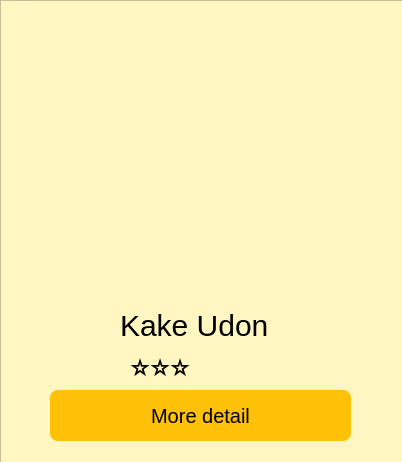
<?xml version="1.0" encoding="UTF-8"?>
<ui version="4.0">
 <class>Form</class>
 <widget class="QWidget" name="Form">
  <property name="geometry">
   <rect>
    <x>0</x>
    <y>0</y>
    <width>402</width>
    <height>462</height>
   </rect>
  </property>
  <property name="windowTitle">
   <string>Form</string>
  </property>
  <widget class="QFrame" name="frame">
   <property name="geometry">
    <rect>
     <x>0</x>
     <y>0</y>
     <width>431</width>
     <height>491</height>
    </rect>
   </property>
   <property name="styleSheet">
    <string notr="true">background: rgb(255, 246, 194)</string>
   </property>
   <property name="frameShape">
    <enum>QFrame::Shape::StyledPanel</enum>
   </property>
   <property name="frameShadow">
    <enum>QFrame::Shadow::Raised</enum>
   </property>
   <widget class="QPushButton" name="pushButton_detail">
    <property name="geometry">
     <rect>
      <x>50</x>
      <y>390</y>
      <width>301</width>
      <height>51</height>
     </rect>
    </property>
    <property name="styleSheet">
     <string notr="true">background-color: #FFC107;  /* Bright yellow */
    color: #000000;             /* Black text */
    font-size: 20px;
    border: none;
    border-radius: 8px;         /* Rounded corners */
    padding: 5px 0;</string>
    </property>
    <property name="text">
     <string>More detail</string>
    </property>
   </widget>
   <widget class="QLabel" name="label_rating">
    <property name="geometry">
     <rect>
      <x>130</x>
      <y>340</y>
      <width>151</width>
      <height>51</height>
     </rect>
    </property>
    <property name="styleSheet">
     <string notr="true">font-size: 30px;
background-color: none</string>
    </property>
    <property name="text">
     <string>⭐⭐⭐</string>
    </property>
   </widget>
   <widget class="QLabel" name="label_picture">
    <property name="geometry">
     <rect>
      <x>-70</x>
      <y>-50</y>
      <width>531</width>
      <height>431</height>
     </rect>
    </property>
    <property name="styleSheet">
     <string notr="true">background-color: none</string>
    </property>
    <property name="text">
     <string/>
    </property>
    <property name="pixmap">
     <pixmap>../../../../../Downloads/udon_curry_bowl-removebg-preview.png</pixmap>
    </property>
    <property name="scaledContents">
     <bool>true</bool>
    </property>
   </widget>
   <widget class="QLabel" name="label_Name">
    <property name="geometry">
     <rect>
      <x>120</x>
      <y>300</y>
      <width>181</width>
      <height>51</height>
     </rect>
    </property>
    <property name="styleSheet">
     <string notr="true">font: 700 9pt &quot;Segoe UI&quot;;
background-color: none ;
font-size: 30px</string>
    </property>
    <property name="text">
     <string>Kake Udon</string>
    </property>
   </widget>
  </widget>
 </widget>
 <resources/>
 <connections/>
</ui>
